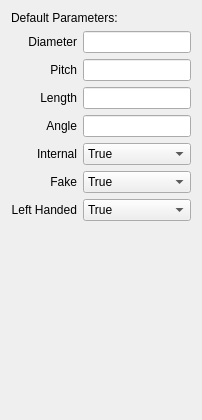
          <widget class="QWidget" name="Thread">
           <layout class="QVBoxLayout" name="verticalLayout_25">
            <item>
             <widget class="QLabel" name="threadDefaultLabel">
              <property name="text">
               <string>Default Parameters:</string>
              </property>
             </widget>
            </item>
            <item>
             <layout class="QGridLayout" name="gridLayout_24">
              <item row="0" column="0">
               <widget class="QLabel" name="threadDiameterLabel">
                <property name="text">
                 <string>Diameter</string>
                </property>
                <property name="alignment">
                 <set>Qt::AlignRight|Qt::AlignTrailing|Qt::AlignVCenter</set>
                </property>
               </widget>
              </item>
              <item row="0" column="1">
               <widget class="QLineEdit" name="threadDiameterEdit">
                <property name="placeholderText">
                 <string/>
                </property>
               </widget>
              </item>
              <item row="1" column="0">
               <widget class="QLabel" name="threadPitchLabel">
                <property name="text">
                 <string>Pitch</string>
                </property>
                <property name="alignment">
                 <set>Qt::AlignRight|Qt::AlignTrailing|Qt::AlignVCenter</set>
                </property>
               </widget>
              </item>
              <item row="1" column="1">
               <widget class="QLineEdit" name="threadPitchEdit">
                <property name="placeholderText">
                 <string/>
                </property>
               </widget>
              </item>
              <item row="2" column="0">
               <widget class="QLabel" name="threadLengthLabel">
                <property name="text">
                 <string>Length</string>
                </property>
                <property name="alignment">
                 <set>Qt::AlignRight|Qt::AlignTrailing|Qt::AlignVCenter</set>
                </property>
               </widget>
              </item>
              <item row="2" column="1">
               <widget class="QLineEdit" name="threadLengthEdit">
                <property name="placeholderText">
                 <string/>
                </property>
               </widget>
              </item>
              <item row="3" column="0">
               <widget class="QLabel" name="threadAngleLabel">
                <property name="text">
                 <string>Angle</string>
                </property>
                <property name="alignment">
                 <set>Qt::AlignRight|Qt::AlignTrailing|Qt::AlignVCenter</set>
                </property>
               </widget>
              </item>
              <item row="3" column="1">
               <widget class="QLineEdit" name="threadAngleEdit">
                <property name="placeholderText">
                 <string/>
                </property>
               </widget>
              </item>
              <item row="4" column="0">
               <widget class="QLabel" name="threadInternalLabel">
                <property name="text">
                 <string>Internal</string>
                </property>
                <property name="alignment">
                 <set>Qt::AlignRight|Qt::AlignTrailing|Qt::AlignVCenter</set>
                </property>
               </widget>
              </item>
              <item row="4" column="1">
               <widget class="QComboBox" name="threadInternalBox">
                <item>
                 <property name="text">
                  <string>True</string>
                 </property>
                </item>
                <item>
                 <property name="text">
                  <string>False</string>
                 </property>
                </item>
               </widget>
              </item>
              <item row="5" column="0">
               <widget class="QLabel" name="threadFakeLabel">
                <property name="text">
                 <string>Fake</string>
                </property>
                <property name="alignment">
                 <set>Qt::AlignRight|Qt::AlignTrailing|Qt::AlignVCenter</set>
                </property>
               </widget>
              </item>
              <item row="5" column="1">
               <widget class="QComboBox" name="threadFakeBox">
                <item>
                 <property name="text">
                  <string>True</string>
                 </property>
                </item>
                <item>
                 <property name="text">
                  <string>False</string>
                 </property>
                </item>
               </widget>
              </item>
              <item row="6" column="0">
               <widget class="QLabel" name="threadLeftHandedLabel">
                <property name="text">
                 <string>Left Handed</string>
                </property>
                <property name="alignment">
                 <set>Qt::AlignRight|Qt::AlignTrailing|Qt::AlignVCenter</set>
                </property>
               </widget>
              </item>
              <item row="6" column="1">
               <widget class="QComboBox" name="threadLeftHandedBox">
                <item>
                 <property name="text">
                  <string>True</string>
                 </property>
                </item>
                <item>
                 <property name="text">
                  <string>False</string>
                 </property>
                </item>
               </widget>
              </item>
             </layout>
            </item>
            <item>
             <spacer name="verticalSpacer_21">
              <property name="orientation">
               <enum>Qt::Vertical</enum>
              </property>
              <property name="sizeHint" stdset="0">
               <size>
                <width>20</width>
                <height>188</height>
               </size>
              </property>
             </spacer>
            </item>
           </layout>
          </widget>
